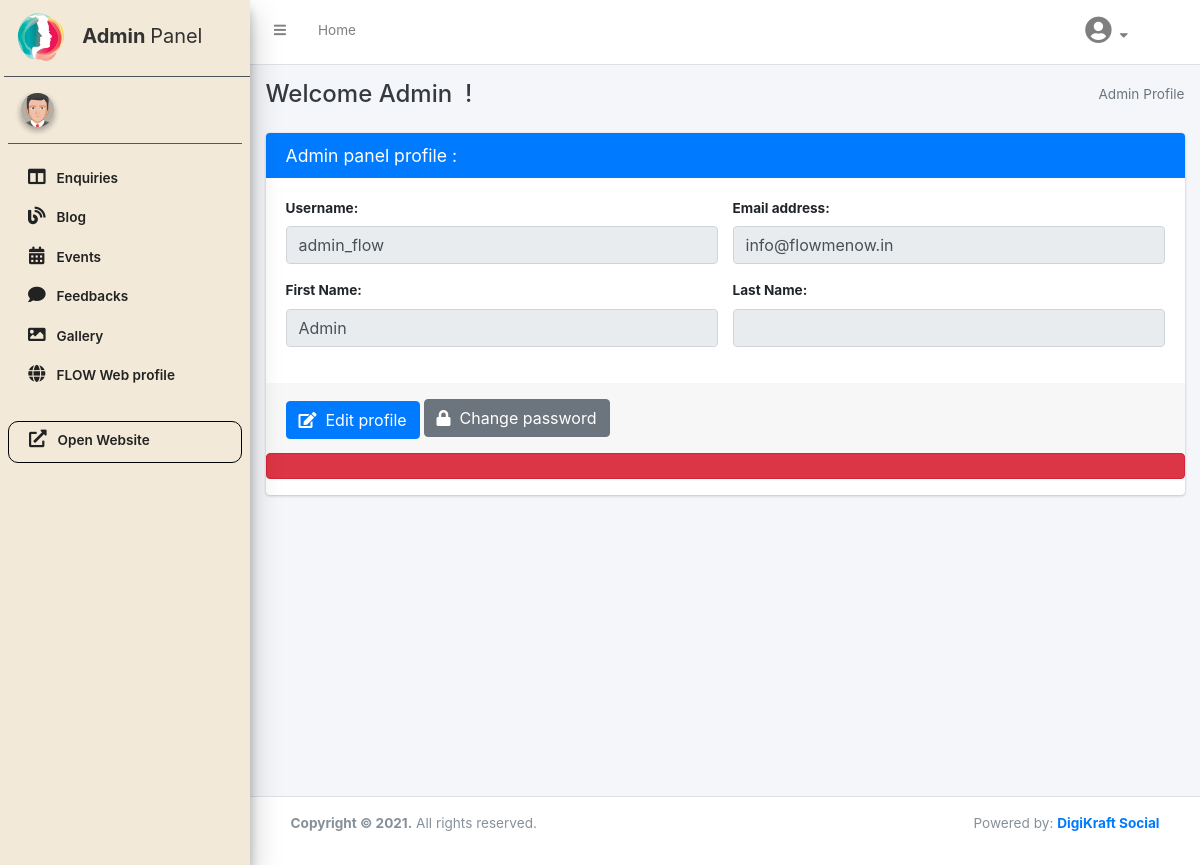
The app's page /index.php/login/changePwd with its own data.
### tables this page shows
CREATE TABLE `users` (
  `user_id` int(11) NOT NULL,
  `username` varchar(50) NOT NULL,
  `pwd` varchar(255) NOT NULL,
  `fname` varchar(15) NOT NULL,
  `lname` varchar(15) NOT NULL,
  `email` varchar(500) NOT NULL,
  `status` varchar(15) NOT NULL DEFAULT 'active',
  `role` varchar(15) NOT NULL DEFAULT 'admin'
);

### application/controllers/Login.php (called while the page is built, shortened)
<?php
class Login extends MY_Controller {
    public function __construct(){
        $this->load->model('Auth_model', 'auth');
        $this->load->model('GetModel', 'fetch');
    }
    public function changePwd(){
        $this->form_validation->set_rules('oldp', 'Old Password', 'required|min_length[6]');
        $this->form_validation->set_rules('newp', 'New Password', 'required|min_length[6]');
        $this->form_validation->set_rules('cnfp', 'Confirm Password', 'required|min_length[6]');
        if($this->form_validation->run() == TRUE){
            $data=$this->input->post();
            $admProfile=$this->fetch->getAdminProfile();
            if($data['newp']==$data['cnfp']){
                if( password_verify($data['oldp'], $admProfile->pwd) ){
                    $hash['pwd'] = password_hash( $this->input->post('cnfp'), PASSWORD_DEFAULT );
                    $status=$this->auth->changeLoginPassword($hash, $admProfile->user_id);
                    if($status){
                        $this->session->set_flashdata('success','Password Updated !');
                        redirect('Admin/adminProfile');
                    }
                    else{
                        $this->session->set_flashdata('failed','Error !');
                        redirect('Admin/adminProfile');
                    }
                }
                else{
                    $this->session->set_flashdata('failed','Invalid old password !');
                    redirect('Admin/adminProfile');
                }
            }
            else{
                $this->session->set_flashdata('failed','New & confirm password should be same !');
                redirect('Admin/adminProfile');
            }
        }
        else{
            $admProfile=$this->fetch->getAdminProfile();
            $this->load->view( 'admin/adminheader', ['admProfile' => $admProfile, 'errors'=> validation_errors()] );
            $this->load->view('admin/adminaside');
            $this->load->view('admin/adminProfile');
            $this->load->view('admin/adminfooter');
        }
    }
}

### index.php (called while the page is built, shortened)
<?php
require_once BASEPATH.'core/CodeIgniter.php';

### application/models/GetModel.php (called while the page is built, shortened)
<?php
class GetModel extends CI_Model{
    public function getAdminProfile()
    {
        return $this->db->get('users')->row();
    }
}
?>

### application/views/admin/adminProfile.php (the view, shortened to what this page needs)
<div class="content-wrapper">
    <div class="content-header">
        <div class="container-fluid">
            <div class="row mb-4">
                <div class="col-md-6">
                    <h4 class="m-0 text-dark">Welcome <?php echo $admProfile->fname .'&nbsp;' . $admProfile->lname ?> !</h4>
                </div>
                <div class="col-md-6">
                    <ol class="breadcrumb float-sm-right">
                    <li class="breadcrumb-item active"><a >Admin Profile</a></li>
                    </ol>
                </div>
            </div>
            <div class="row adm-pro-row">
                <div class="col-md-12">
                    <div class="card card-primary">
                        <div class="card-header">
                            <h4 class="card-title">Admin panel profile :</h4>
                        </div>
                        <?php
                            $username1=$admProfile->username;
                            $email1=$admProfile->email;
                            $fname=$admProfile->fname;
                            $lname=$admProfile->lname;
                        ?>
                        <form role="form">
                            <div class="card-body">
                                <div class="row">
                                    <div class="form-group col-md-6">
                                        <label for="Uname">Username:</label>
                                        <input type="text" class="form-control" id="Uname" value="<?=$username1?>" disabled>
                                    </div>
                                    <div class="form-group col-md-6">
                                        <label for="Email">Email address:</label>
                                        <input type="email" class="form-control" id="Email" value="<?=$email1?>" disabled>
                                    </div>
                                </div>
                                <div class="row">
                                    <div class="form-group col-md-6">
                                        <label for="fname">First Name:</label>
                                        <input type="text" class="form-control" id="fname" value="<?=$fname?>" disabled>
                                    </div>
                                    <div class="form-group col-md-6">
                                        <label for="lname">Last Name:</label>
                                        <input type="text" class="form-control" id="lname" value="<?=$lname?>" disabled>
                                    </div>
                                </div>
                            </div>
                            <div class="card-footer">
                                <button type="button" class="btn btn-primary mt-1 mb-" data-toggle="modal" data-target="#edit-prof-modal"><i class="fa fa-edit"></i>&nbsp; Edit profile</button>
                                <button type="button" class="btn btn-secondary mt-1 mb-1" data-toggle="modal" data-target="#pwd-modal"><i class="fa fa-lock"></i>&nbsp; Change password</button>
                            </div>
                        </form>
                        <?php
                        if(isset($errors)){
                           echo '<span class="alert alert-danger">'.$errors.'</span>';
                            }
                        ?>
                    </div>
                </div>
            </div>
        </div>
    </div>
</div>

### records on screen
users: fname "Admin", username "admin_flow", email "info@flowmenow.in"
